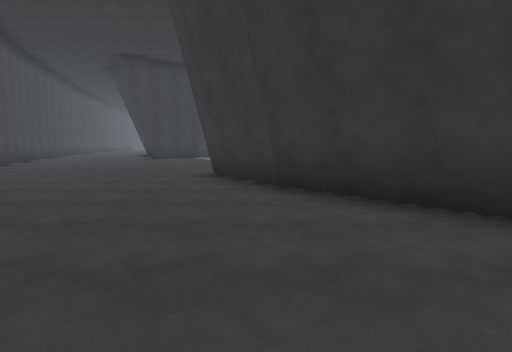
[1] (above)

20 first-person views from a walk through a Unity game level. The camera is 1.4 m above the floor, tilts 6° down and sees 80° across. The floor is counted in squares, 2 m on a side. Each view is taken from the middle of a square. On the plan, view 1 faces up. The plan holds only what a view shows up to about 10 squares ahead; the rest is blank. The place goes on beyond the plan. The player is left out. Some animated figures are left out. Some surface patterns are stand-ins.

[2]
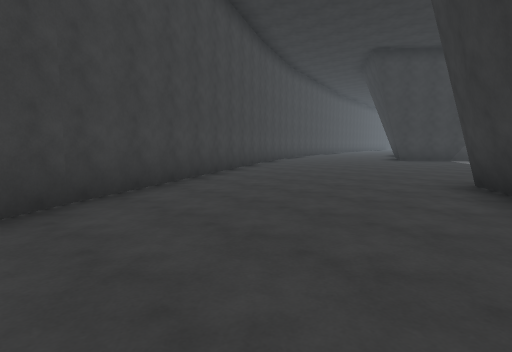

[3]
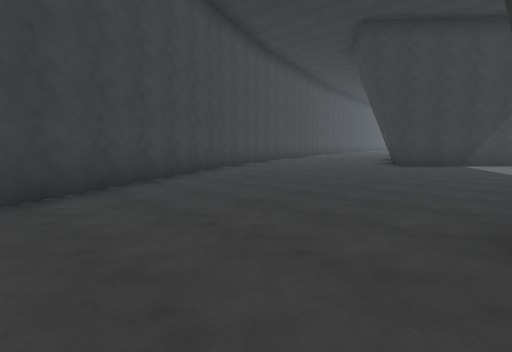

[4]
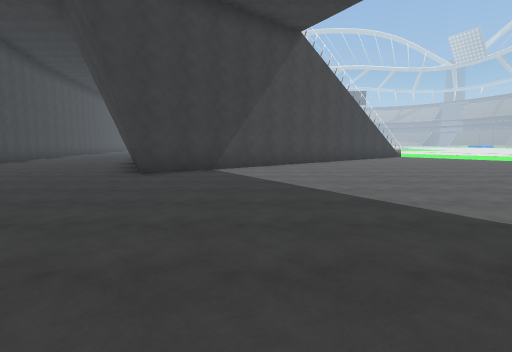

[5]
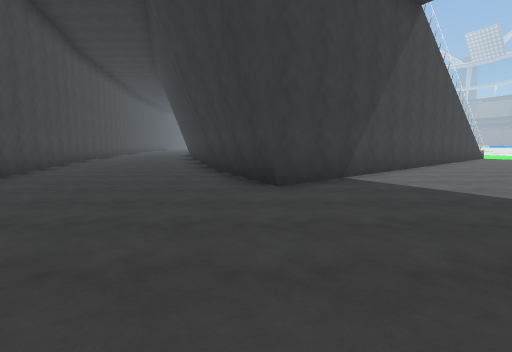

[6]
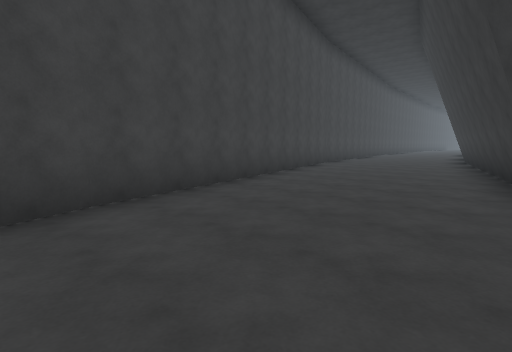

[7]
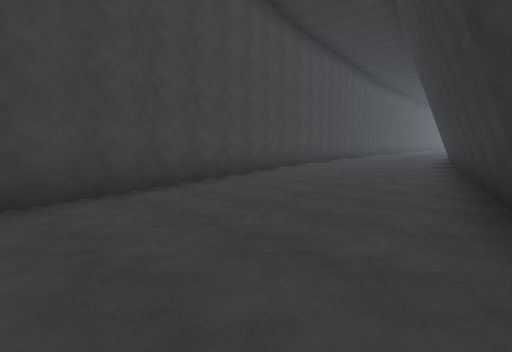

[8]
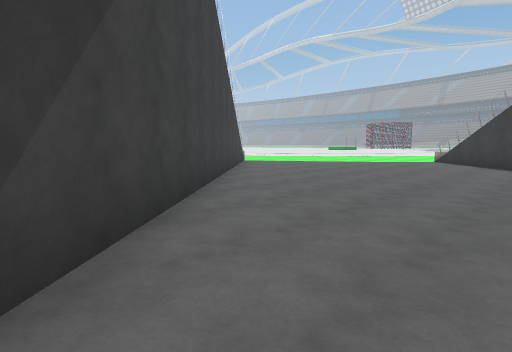

[9]
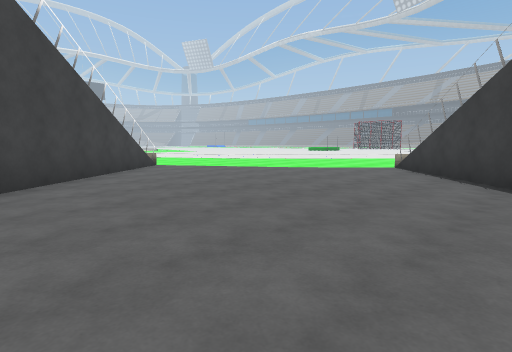

[10]
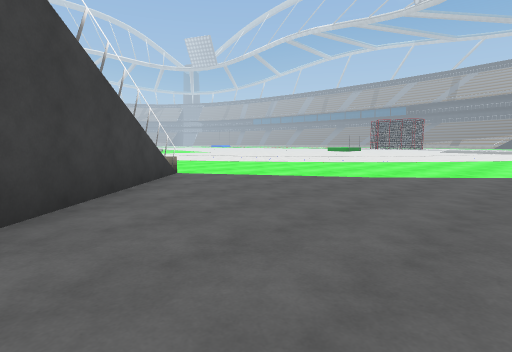

[11]
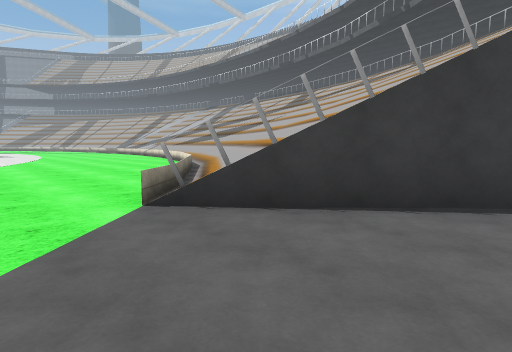

[12]
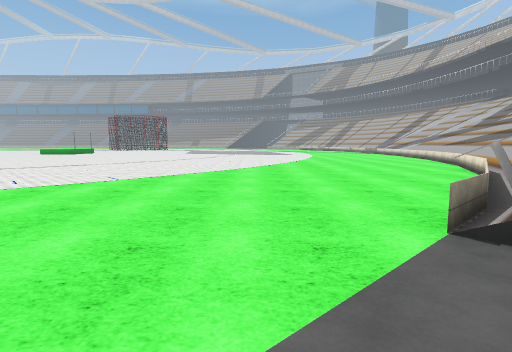

[13]
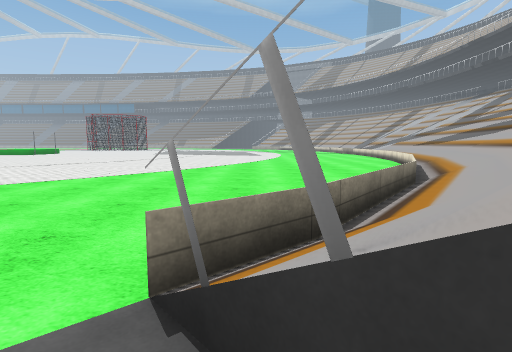

[14]
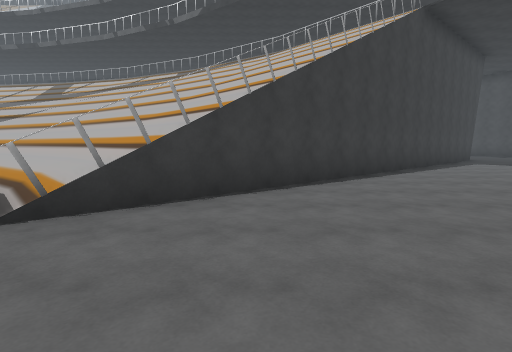

[15]
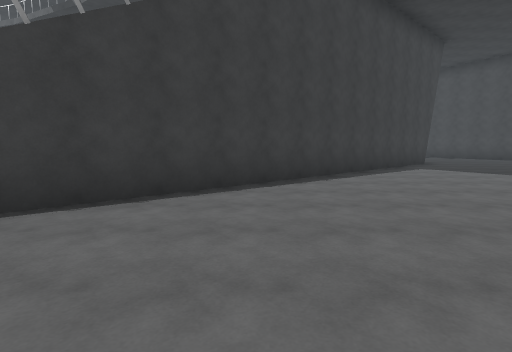

[16]
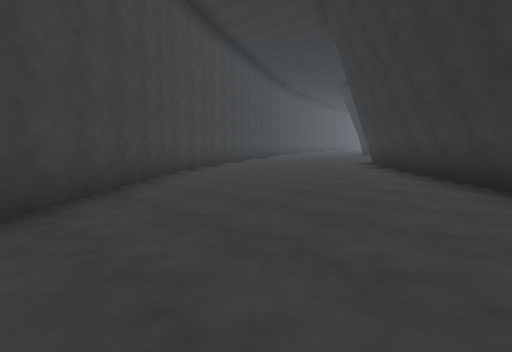

[17]
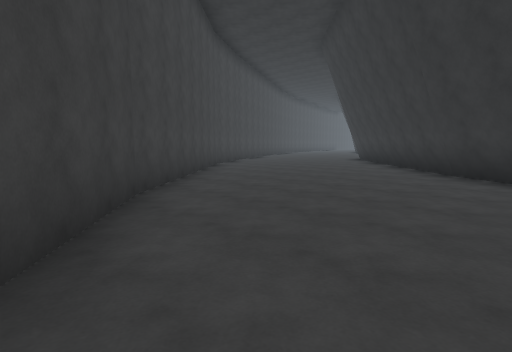

[18]
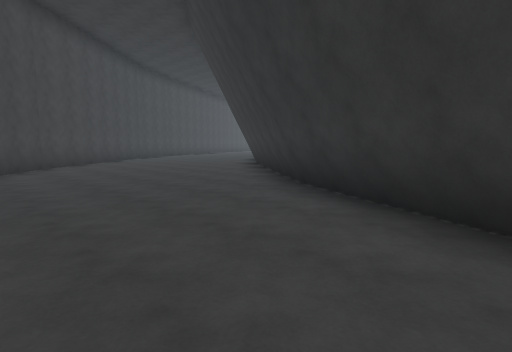

[19]
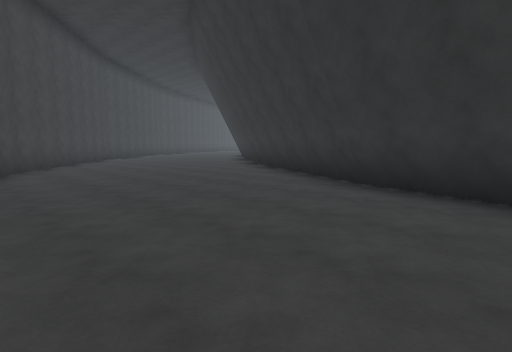

[20]
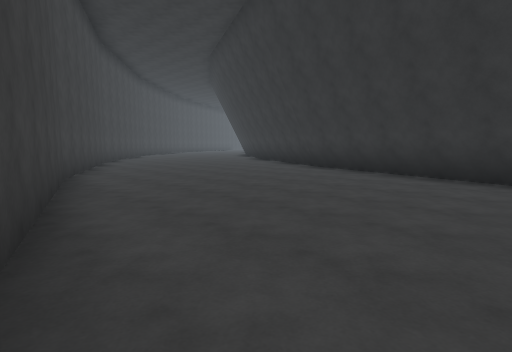

### Floor plan
Points are (right, up) in squares from view 1. A wall is a line through its corners. A room is listed if a view was taken in it or the views show most of it. See-through windows are left out.
Room 1 (views 1, 2, 3, 4, 5, 6, 7, 8, 9, 10, 11, 12, 13, 14, 15, 16, 17, 18, 19, 20)
walls: (-0.1, 7.9) (10.4, 17.5); (-0.9, 6.4) (-1.2, 7.2); (0.3, 4.7) (-1.1, 6.9); (-6, 16.5) (-6.4, 17.1); (-6.2, 17) (-8.5, 24.5); (5.8, 23.5) (-4.7, 13.9) (-6.2, 17.1); (4.3, 0.3) (0.1, 4.8); (-8.6, 10.6) (-8.1, 9.5) (-2.7, -0.6); (-2.6, -0.4) (1.9, -5.3); (8.7, -3) (4.1, 0.4); (1.8, -5.2) (6.7, -8.9); (-12.3, 21.9) (-9.7, 13.1) (-9.3, 12.2); (13.6, -5.3) (8.6, -2.9); (6.7, -8.8) (12, -11.4); (18.5, -6.8) (13.5, -5.3); (11.9, -11.4) (16.8, -12.8)
low walls: (-0.6, 6.5) (-1, 7.1); (0.4, 4.9) (-0.5, 6.4); (3.5, 1.5) (0.3, 5); (14.5, 14.1) (17.9, 12.4) (19, 12.1); (4.4, 0.6) (3.6, 1.4); (5.9, -0.6) (4.3, 0.6); (8.8, -2.8) (6, -0.7); (13.6, -5.2) (8.7, -2.8); (18.6, -6.6) (13.5, -5.2)

Where each view was taken, in squares from view 1:
view 1: 0 up, 0 right, facing up
view 2: 1 up, 0 right, facing up-left
view 3: 4 up, 1 left, facing up-left
view 4: 7 up, 2 left, facing up
view 5: 9 up, 5 left, facing up
view 6: 12 up, 6 left, facing up-left
view 7: 14 up, 6 left, facing up-left
view 8: 14 up, 3 left, facing up-right
view 9: 14 up, 1 right, facing up-right
view 10: 17 up, 2 right, facing up-right
view 11: 19 up, 7 right, facing down-right
view 12: 19 up, 8 right, facing right
view 13: 17 up, 9 right, facing right
view 14: 20 up, 8 right, facing down
view 15: 18 up, 5 right, facing down
view 16: 4 down, 4 right, facing up-left
view 17: 7 down, 6 right, facing up-left
view 18: 7 down, 12 right, facing up-left
view 19: 10 down, 16 right, facing up-left
view 20: 13 down, 19 right, facing up-left
